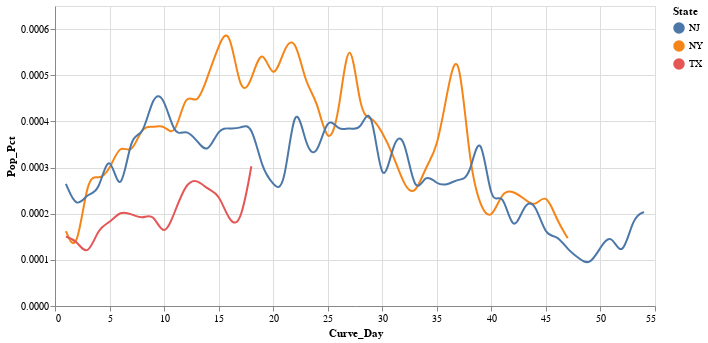

Here is the notebook cell this chart was saved with:
### Code cell
plot_column_point("Curve_Day","Pop_Pct")
